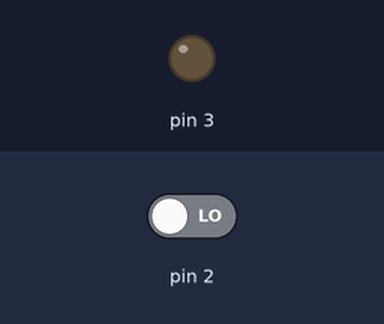
This sketch was run on a simulated Arduino Uno, built with avr-gcc and run on an emulated ATmega328P. Shown: output pins drawn as LEDs (lit = HIGH). The test bench sets the inputs (shaded band); at power-on: pin 2 LOW.

Above: at 1.2 s.
1.3 s: pin 2 driven HIGH
At 1.8 s:
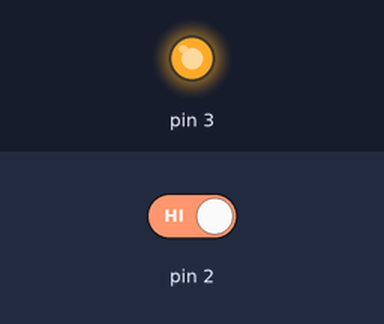
2.8 s: pin 2 driven LOW
At 4.2 s:
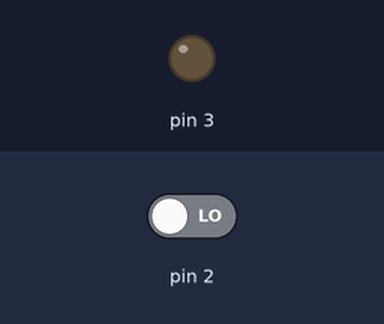
Timing chart, 0 to 5.8 s (numbered marks = the images above; inputs shaded):
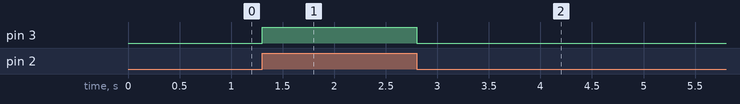

The sketch:

PullDown.ino
```cpp
byte i = 0;

void setup(){
  pinMode(2, INPUT);
  pinMode(3, OUTPUT);
}

void loop(){
  i = digitalRead(2);
  if(i == HIGH){
    digitalWrite(3, HIGH);
  }else{
    digitalWrite(3, LOW);
  }
}
```

Measured:
- after the input at 1.3 s, pin 3: LOW → HIGH at once
- after the input at 2.8 s, pin 3: HIGH → LOW at once
